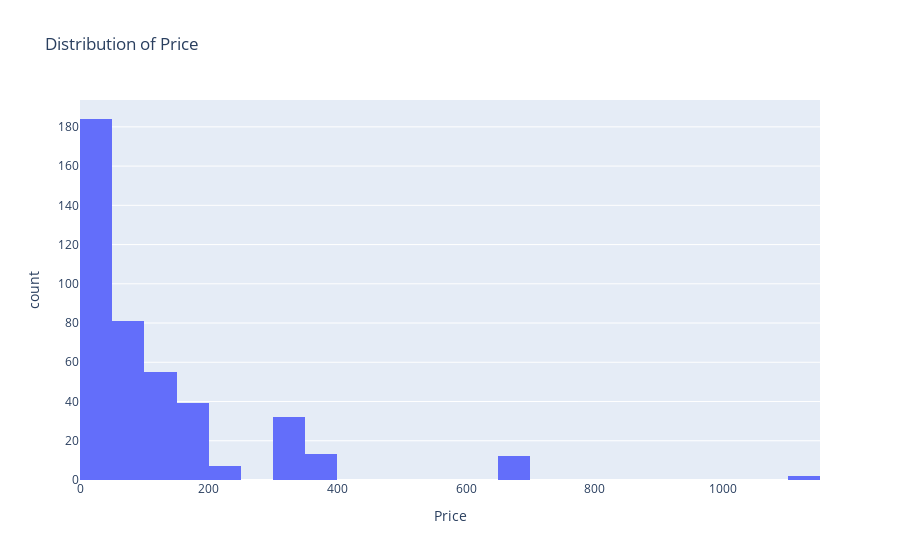
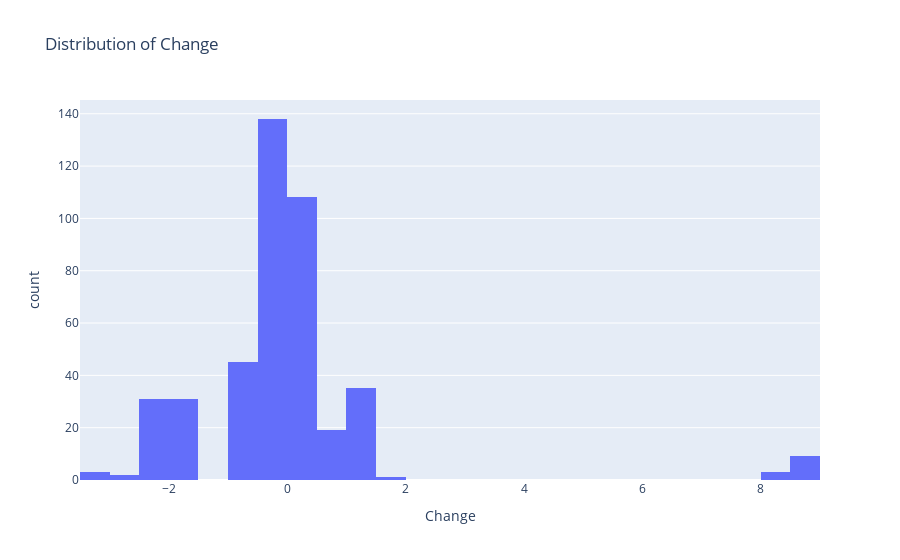
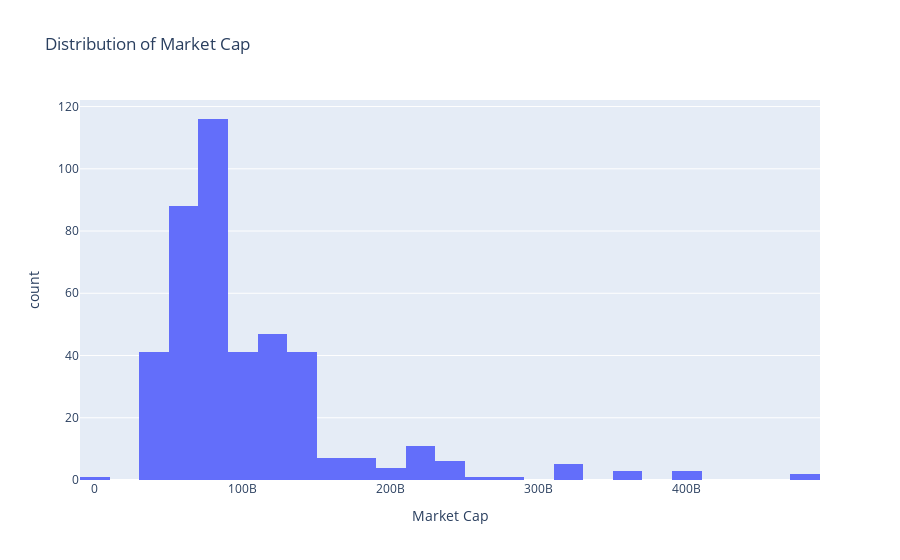
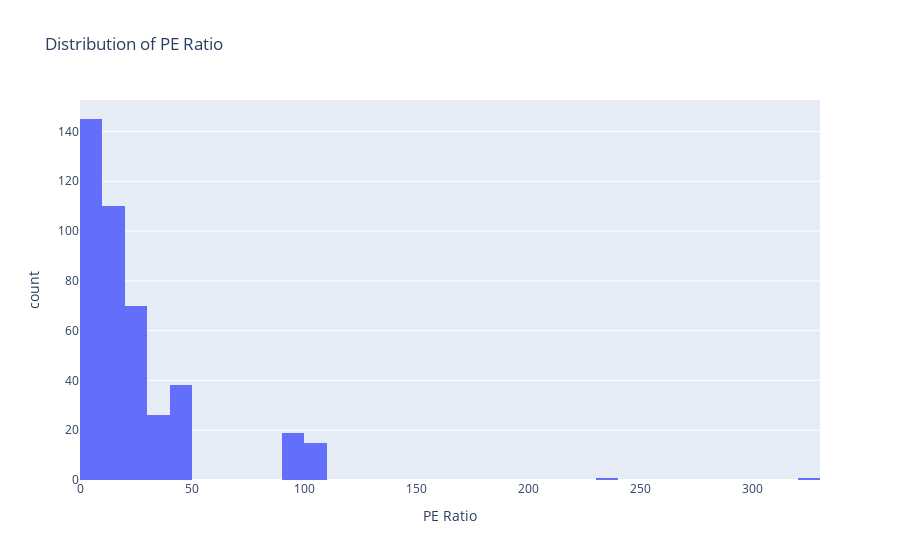

Notebook cell for these charts, in order:
### Markdown cell above
Both of these are 0 because I removed null values in the cleaning stage, which is what we want. We will focus on complete data.

### Code cell
# 4 Distributions of continuous variables / Outliers

# Continuous variables in DataFrame
cont_var = ['Price', 'Change', 'Market Cap', 'PE Ratio']  # Update with your continuous variables

# Histograms for each continuous variable
for col in cont_var:
    fig = px.histogram(data, x=col, title=f'Distribution of {col}')
    fig.show()

### Figure 1 — Plotly figure (JSON) as saved in the notebook; plotly's stock layout.template omitted (floating-point values rounded to 4 significant figures; data arrays with more than 128 entries replaced by an {"elided": "..."} marker saying what was removed)
{"data": [{"alignmentgroup": "True", "bingroup": "x", "hovertemplate": "Price=%{x}<br>count=%{y}<extra></extra>", "legendgroup": "", "marker": {"color": "#636efa", "pattern": {"shape": ""}}, "name": "", "offsetgroup": "", "orientation": "v", "showlegend": false, "type": "histogram", "x": {"elided": "425 float values"}, "xaxis": "x", "yaxis": "y"}], "layout": {"barmode": "relative", "legend": {"tracegroupgap": 0}, "title": {"text": "Distribution of Price"}, "xaxis": {"anchor": "y", "domain": [0, 1], "title": {"text": "Price"}}, "yaxis": {"anchor": "x", "domain": [0, 1], "title": {"text": "count"}}}}

### Figure 2 — Plotly figure (JSON) as saved in the notebook; plotly's stock layout.template omitted (floating-point values rounded to 4 significant figures; data arrays with more than 128 entries replaced by an {"elided": "..."} marker saying what was removed)
{"data": [{"alignmentgroup": "True", "bingroup": "x", "hovertemplate": "Change=%{x}<br>count=%{y}<extra></extra>", "legendgroup": "", "marker": {"color": "#636efa", "pattern": {"shape": ""}}, "name": "", "offsetgroup": "", "orientation": "v", "showlegend": false, "type": "histogram", "x": {"elided": "425 float values"}, "xaxis": "x", "yaxis": "y"}], "layout": {"barmode": "relative", "legend": {"tracegroupgap": 0}, "title": {"text": "Distribution of Change"}, "xaxis": {"anchor": "y", "domain": [0, 1], "title": {"text": "Change"}}, "yaxis": {"anchor": "x", "domain": [0, 1], "title": {"text": "count"}}}}

### Figure 3 — Plotly figure (JSON) as saved in the notebook; plotly's stock layout.template omitted (floating-point values rounded to 4 significant figures; data arrays with more than 128 entries replaced by an {"elided": "..."} marker saying what was removed)
{"data": [{"alignmentgroup": "True", "bingroup": "x", "hovertemplate": "Market Cap=%{x}<br>count=%{y}<extra></extra>", "legendgroup": "", "marker": {"color": "#636efa", "pattern": {"shape": ""}}, "name": "", "offsetgroup": "", "orientation": "v", "showlegend": false, "type": "histogram", "x": {"elided": "425 float values"}, "xaxis": "x", "yaxis": "y"}], "layout": {"barmode": "relative", "legend": {"tracegroupgap": 0}, "title": {"text": "Distribution of Market Cap"}, "xaxis": {"anchor": "y", "domain": [0, 1], "title": {"text": "Market Cap"}}, "yaxis": {"anchor": "x", "domain": [0, 1], "title": {"text": "count"}}}}

### Figure 4 — Plotly figure (JSON) as saved in the notebook; plotly's stock layout.template omitted (floating-point values rounded to 4 significant figures; data arrays with more than 128 entries replaced by an {"elided": "..."} marker saying what was removed)
{"data": [{"alignmentgroup": "True", "bingroup": "x", "hovertemplate": "PE Ratio=%{x}<br>count=%{y}<extra></extra>", "legendgroup": "", "marker": {"color": "#636efa", "pattern": {"shape": ""}}, "name": "", "offsetgroup": "", "orientation": "v", "showlegend": false, "type": "histogram", "x": {"elided": "425 float values"}, "xaxis": "x", "yaxis": "y"}], "layout": {"barmode": "relative", "legend": {"tracegroupgap": 0}, "title": {"text": "Distribution of PE Ratio"}, "xaxis": {"anchor": "y", "domain": [0, 1], "title": {"text": "PE Ratio"}}, "yaxis": {"anchor": "x", "domain": [0, 1], "title": {"text": "count"}}}}
